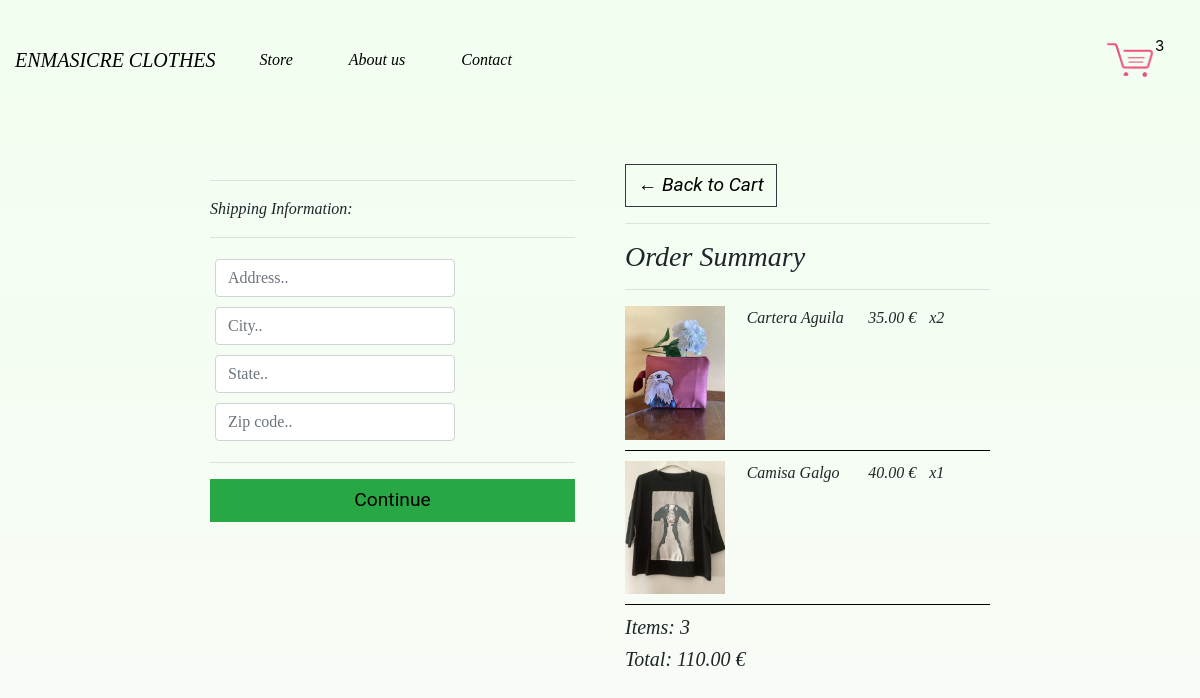
The page /checkout/ (signed in) on the database its author committed.
### store/models.py (models this page shows, shortened)
class OrderItem(models.Model):
	product = models.ForeignKey(Product, on_delete=models.SET_NULL, null=True)
	order = models.ForeignKey(Order, on_delete=models.SET_NULL, null=True)
	quantity = models.IntegerField(default=0, null=True, blank=True)
	date_added = models.DateTimeField(auto_now_add=True)
	@property
	def get_total(self):
		total = self.product.price * self.quantity
		return total

class Product(models.Model):
	name = models.CharField(max_length=200)
	price = models.FloatField()
	digital = models.BooleanField(default=False,null=True, blank=True)
	image = models.ImageField(null=True, blank=True)
	@property
	def imageURL(self):
		try:
			url = self.image.url
		except:
			url = ''
		return url

class Order(models.Model):
	customer = models.ForeignKey(Customer, on_delete=models.SET_NULL, null=True, blank=True)
	date_ordered = models.DateTimeField(auto_now_add=True)
	complete = models.BooleanField(default=False)
	transaction_id = models.CharField(max_length=100, null=True)
	@property
	def shipping(self):
		shipping = False
		orderitems = self.orderitem_set.all()
		for i in orderitems:
			if i.product.digital == False:
				shipping = True
		return shipping
	@property
	def get_cart_total(self):
		orderitems = self.orderitem_set.all()
		total = sum([item.get_total for item in orderitems])
		return total
	@property
	def get_cart_items(self):
		orderitems = self.orderitem_set.all()
		total = sum([item.quantity for item in orderitems])
		return total

### store/views.py (the view)
# urls.py: path('checkout/', views.checkout, name="checkout"),
def checkout(request):
	data = cartData(request)
	cartItems = data['cartItems']
	order = data['order']
	items = data['items']
	context = {'items':items, 'order':order, 'cartItems':cartItems}
	return render(request, 'store/checkout.html', context)

### store/utils.py (called while the page is built)
def cartData(request):
	if request.user.is_authenticated:
		customer = request.user.customer
		order, created = Order.objects.get_or_create(customer=customer, complete=False)
		items = order.orderitem_set.all()
		cartItems = order.get_cart_items
	else:
		cookieData = cookieCart(request)
		cartItems = cookieData['cartItems']
		order = cookieData['order']
		items = cookieData['items']
	return {'cartItems':cartItems ,'order':order, 'items':items}

### store/templates/store/checkout.html (shortened to what this page needs)
{% extends 'store/main.html' %}
{% load static %}
{% block content %}
     <div class="row">
		<div class="col-lg-6">
			<div class="box-element" id="form-wrapper">
				<form id="form">
					<div id="shipping-info">
						<hr>
						<p>Shipping Information:</p>
						<hr>
						<div class="form-field">
							<input class="form-control" type="text" name="address" placeholder="Address..">
						</div>
						<div class="form-field">
							<input class="form-control" type="text" name="city" placeholder="City..">
						</div>
						<div class="form-field">
							<input class="form-control" type="text" name="state" placeholder="State..">
						</div>
						<div class="form-field">
							<input class="form-control" type="text" name="zipcode" placeholder="Zip code..">
						</div>
					</div>
					<hr>
					<input id="form-button" class="btn btn-success btn-block" type="submit" value="Continue">
				</form>
			</div>
			<br>
		</div>
		<div class="col-lg-6">
			<div class="box-element">
				<a  class="btn btn-outline-dark" href="{% url 'cart' %}">&#x2190; Back to Cart</a>
				<hr>
				<h3>Order Summary</h3>
				<hr>
				{% for item in items %}
				<div class="cart-row">
					<div style="flex:2"><img class="row-image" src="{{item.product.imageURL}}"></div>
					<div style="flex:2"><p>{{item.product.name}}</p></div>
					<div style="flex:1"><p>{{item.product.price|floatformat:2}} €</p></div>
					<div style="flex:1"><p>x{{item.quantity}}</p></div>
				</div>
				{% endfor %}
				<h5>Items:   {{order.get_cart_items}}</h5>
				<h5>Total:   {{order.get_cart_total|floatformat:2}} €</h5>
			</div>
		</div>
	</div>
{% endblock content %}

### static/css/main.css (style rules this page uses)
body { height: 100vh; background: linear-gradient(#f2fff0, hsl(90, 25%, 98%)); background-attachment: fixed; }
.box-element { width: 100%; flex-direction: column; font-style: italic; font-family: 'Segoe Print', "sans-serif"; background-color: transparent !important; border-radius: 4px; padding: 10px; font-weight: 100; justify-content: space-between; }
.col-lg-4, .col-lg-6, .col-lg-8, .col-lg-12 { margin-top: 10px; }
.row-image { width: 100px; }
.form-field { width:250px; display: inline-block; padding: 5px; }
.btn { color: #000;; font-family: Roboto, "sans-serif"; font-size: 1.2rem; border-radius: 0; }
.cart-row { display: flex; align-items: flex-stretch; padding-bottom: 10px; margin-bottom: 10px; border-bottom: 1px solid #000000; }

### rows shown on the page
OrderItem: product.imageURL (picture), product.name "Cartera Aguila", product.price "35.00", quantity "2"
OrderItem: product.imageURL (picture), product.name "Camisa Galgo", product.price "40.00", quantity "1"
Order: get_cart_items "3", get_cart_total "110.00"

### other values the page prints
{{ cartItems }} "3"
